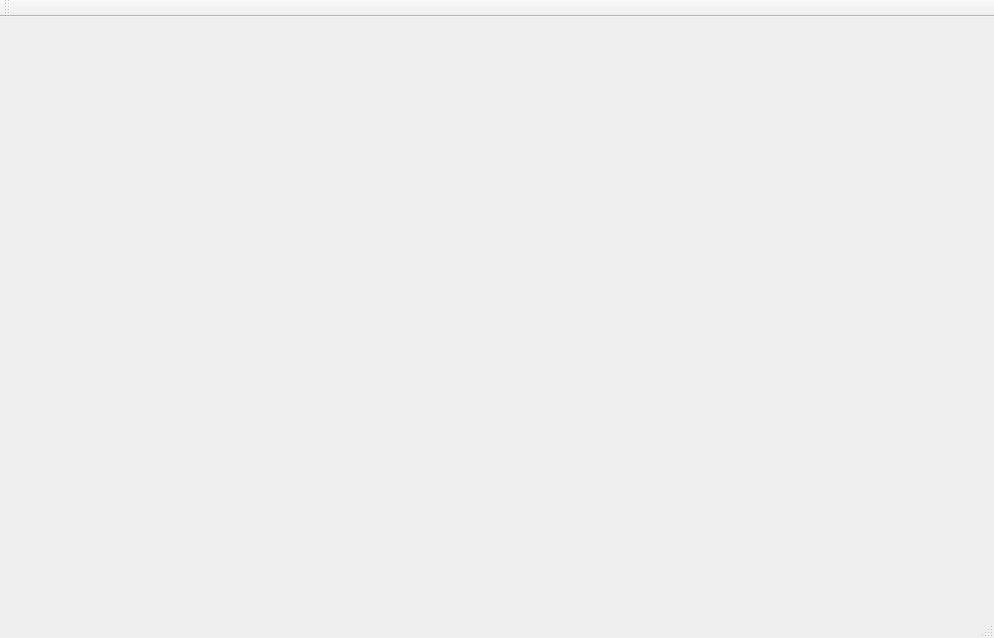
<?xml version="1.0" encoding="UTF-8"?>
<ui version="4.0">
 <class>MainWindow</class>
 <widget class="QMainWindow" name="MainWindow">
  <property name="geometry">
   <rect>
    <x>0</x>
    <y>0</y>
    <width>994</width>
    <height>638</height>
   </rect>
  </property>
  <property name="windowTitle">
   <string>MainWindow</string>
  </property>
  <widget class="QWidget" name="centralWidget">
   <widget class="QLabel" name="background">
    <property name="geometry">
     <rect>
      <x>0</x>
      <y>-30</y>
      <width>1011</width>
      <height>641</height>
     </rect>
    </property>
    <property name="text">
     <string/>
    </property>
    <property name="pixmap">
     <pixmap resource="resource.qrc">:/img/img/background.bmp</pixmap>
    </property>
   </widget>
   <widget class="QLabel" name="board">
    <property name="geometry">
     <rect>
      <x>430</x>
      <y>40</y>
      <width>500</width>
      <height>500</height>
     </rect>
    </property>
    <property name="text">
     <string/>
    </property>
    <property name="pixmap">
     <pixmap resource="resource.qrc">:/img/img/board.png</pixmap>
    </property>
    <property name="scaledContents">
     <bool>true</bool>
    </property>
   </widget>
   <widget class="QLabel" name="middle">
    <property name="geometry">
     <rect>
      <x>545</x>
      <y>265</y>
      <width>441</width>
      <height>51</height>
     </rect>
    </property>
    <property name="text">
     <string/>
    </property>
    <property name="pixmap">
     <pixmap resource="resource.qrc">:/img/img/middle.png</pixmap>
    </property>
    <property name="scaledContents">
     <bool>true</bool>
    </property>
   </widget>
  </widget>
  <widget class="QMenuBar" name="menuBar">
   <property name="geometry">
    <rect>
     <x>0</x>
     <y>0</y>
     <width>994</width>
     <height>22</height>
    </rect>
   </property>
  </widget>
  <widget class="QToolBar" name="mainToolBar">
   <attribute name="toolBarArea">
    <enum>TopToolBarArea</enum>
   </attribute>
   <attribute name="toolBarBreak">
    <bool>false</bool>
   </attribute>
  </widget>
  <widget class="QStatusBar" name="statusBar"/>
 </widget>
 <layoutdefault spacing="6" margin="11"/>
 <resources>
  <include location="resource.qrc"/>
 </resources>
 <connections/>
</ui>
